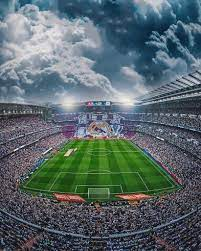
#> input picture 1-start/rma.jpg, 201 x 251 px
$ python 1.py
#> lines starting #> are read from the running program, lines starting #| are printed output that depends on the picture
import numpy as np
import cv2 as cv
import matplotlib.pyplot as plt

img = cv.imread('rma.jpg', 0)
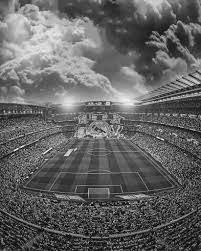
#> img: shape (251, 201); min 0, max 248, mean 99
img_c = cv.imread('rma.jpg', 1)
#> img_c is the input picture: shape (251, 201, 3); mean B, G, R 106.2, 103.3, 88

"""

# cv.IMREAD_COLOR (1)
# cv.IMREAD_GRAYSCALE (0)
# cv.IMREAD_UNCHANGED (-1)

cv.imshow('Santiago Bernabeo',img)


cv.waitKey(0)
cv.destroyAllWindows()

cv.imwrite('rma_gray.jpg', img)

"""

plt.imshow(img, cmap='gray', interpolation='bicubic')
plt.imshow(img_c, interpolation='bicubic')
plt.xticks([])
plt.yticks([])
plt.show()
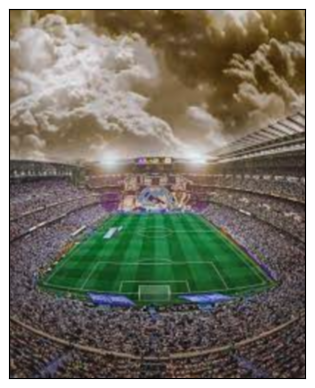
#> figure drawn by matplotlib, 1 panel; B, G, R data is drawn as R, G, B
